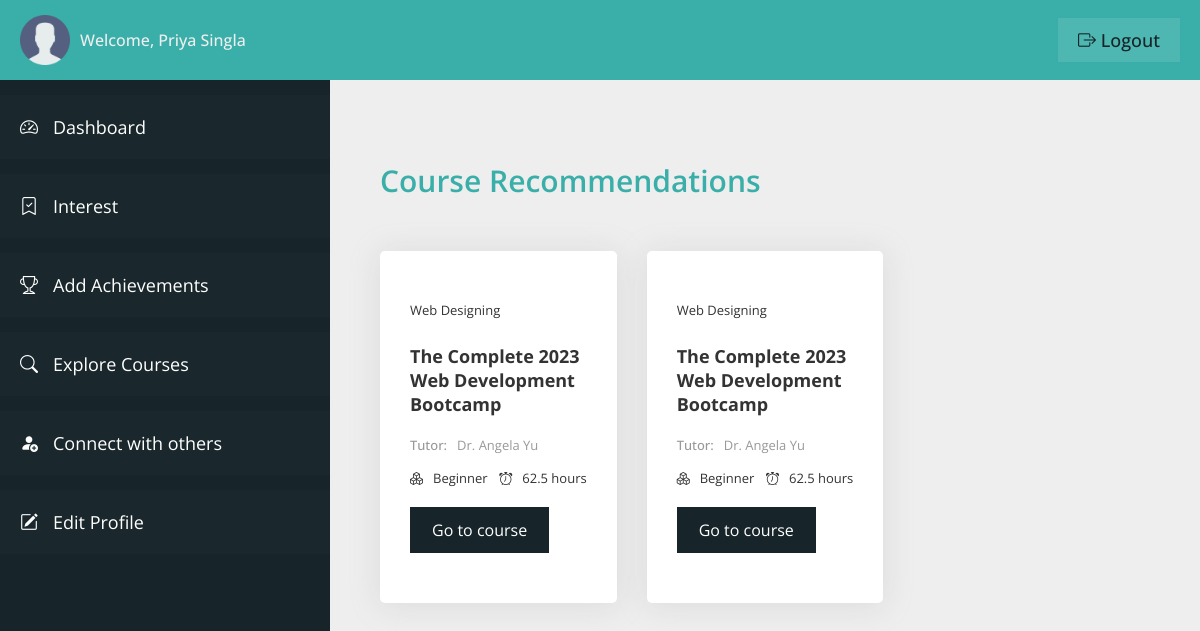
Page /student/explore-courses.php (signed in) on the committed database.
### tables this page shows
CREATE TABLE `user_table` (
  `user_id` int(11) NOT NULL,
  `user_firstname` varchar(100) NOT NULL,
  `user_lastname` varchar(100) NOT NULL,
  `user_type` varchar(20) NOT NULL,
  `user_email` varchar(100) NOT NULL,
  `user_phone` varchar(10) NOT NULL,
  `user_password` varchar(100) NOT NULL,
  `user_createdon` datetime NOT NULL DEFAULT current_timestamp()
);

CREATE TABLE `course_table` (
  `course_id` int(11) NOT NULL,
  `course_field` varchar(100) NOT NULL,
  `course_domain` varchar(100) NOT NULL,
  `course_name` varchar(200) NOT NULL,
  `platform_name` varchar(100) NOT NULL,
  `tutor_name` varchar(100) NOT NULL,
  `course_level` varchar(20) NOT NULL,
  `course_link` varchar(200) NOT NULL,
  `course_duration` varchar(20) NOT NULL,
  `added_on` datetime NOT NULL DEFAULT current_timestamp()
);

### student/explore-courses.php (the view, shortened to what this page needs)
<?php
include "connection.php";
?>
<!DOCTYPE html>
<html lang="en">
<head>
    <link rel="stylesheet" href="css/style-dashboard.css">
    <link rel="stylesheet" href="https://cdn.jsdelivr.net/npm/bootstrap-icons@1.11.0/font/bootstrap-icons.css">
</head>
<body>
    <div class="container">
        <header class="header">
            <div class="header__left">
                <img src="img/user.png" class="user__header-user" alt="user">
                <span class="header__user-name">Welcome,
                    <?php
                    $q = "SELECT * FROM user_table WHERE user_id = '" . $_SESSION['userIdVce'] . "'";
                    $r = mysqli_query($con, $q);
                    if (mysqli_num_rows($r) > 0) {
                        $row = mysqli_fetch_array($r);
                        echo $row['user_firstname'] . ' ' . $row['user_lastname'];
                    }
                    ?>
                </span>
            </div>
            <div class="header__right">
                <a href="logout.php" class="header__user-logout"><i class="bi bi-box-arrow-right"></i> logout</a>
            </div>
        </header>
        <section class="sidebar">
            <ul class="sidebar__items">
                <a href="dashboard.php" class="sidebar__item-link">
                    <li class="sidebar__item">
                        <i class="bi bi-speedometer2"></i>
                        <span>Dashboard</span>
                    </li>
                </a>
                <a href="user-interest.php" class="sidebar__item-link">
                    <li class="sidebar__item">
                        <i class="bi bi-bookmark-check"></i>
                        <span>Interest</span>
                    </li>
                </a>
                <a href="user-achievements.php" class="sidebar__item-link">
                    <li class="sidebar__item">
                        <i class="bi bi-trophy"></i>
                        <span>Add Achievements</span>
                    </li>
                </a>
                <a href="explore-courses.php" class="sidebar__item-link">
                    <li class="sidebar__item">
                        <i class="bi bi-search"></i>
                        <span>Explore Courses</span>
                    </li>
                </a>
                <a href="connect.php" class="sidebar__item-link">
                    <li class="sidebar__item">
                        <i class="bi bi-person-fill-add"></i>
                        <span>Connect with others</span>
                    </li>
                </a>
                <a href="profile.php" class="sidebar__item-link">
                    <li class="sidebar__item">
                        <i class="bi bi-pencil-square"></i>
                        <span>Edit Profile</span>
                    </li>
                </a>
            </ul>
        </section>
        <main class="main__content">
            <div class="course__card-container">
                <h3 class="heading-3">
                    Course Recommendations
                </h3>
                <?php
                $q2 = "SELECT * FROM user_interest WHERE user_id = '" . $_SESSION['userIdVce'] . "'";
                $r2 = mysqli_query($con, $q2);
                if (mysqli_num_rows($r2) > 0) {
                    while ($row2 = mysqli_fetch_array($r2)) {
                        $query = "SELECT * FROM course_table WHERE course_domain = '" . $row2['domain_name'] . "'";
                        $runQ = mysqli_query($con, $query);
                        if (mysqli_num_rows($runQ) > 0) {
                            while ($rowQ = mysqli_fetch_array($runQ)) {
                ?>
                                <div class="course__card">
                                    <p class="course__domain">
                                        <?php echo $rowQ['course_domain']; ?>
                                    </p>
                                    <h3 class="course__name-heading">
                                        <?php echo $rowQ['course_name']; ?>
                                    </h3>
                                    <p class="course__tutor-name">
                                        <span class="course__tutor-label">Tutor:</span>
                                        <span><?php echo $rowQ['tutor_name']; ?></span>
                                    </p>
                                    <div class="course__level-duration">
                                        <p class="course__level">
                                            <span>
                                                <i class="bi bi-boxes"></i>
                                            </span>
                                            <span><?php echo $rowQ['course_level']; ?></span>
                                        </p>
                                        <p class="course__duration">
                                            <span>
                                                <i class="bi bi-alarm"></i>
                                            </span>
                                            <span>
                                                <?php echo $rowQ['course_duration']; ?>
                                            </span>
                                        </p>
                                    </div>
                                    <a class="course__link-btn" target="_blank" href="<?php echo $rowQ['course_link']; ?>">
                                        Go to course
                                    </a>
                                </div>
                        <?php
                            }
                        }
                        ?>
                    <?php
                    }
                } else { ?>
                <?php }
                ?>
            </div>
        </main>
    </div>
</body>
</html>

### student/css/style-dashboard.css (style rules this page uses)
:root { --color-primary: #3aafa9; --color-primary-dark: #2b7a78; --color-primary-light: #def2f1; --color-secondary: #17252a; --color-secondary-dark: #101a1d; --color-secondary-light: #377084; --color-grey-light-1: #999; --color-grey-light-2: #ccc; --color-grey-light-3: #eee; --color-grey-dark-1: #242424; --color-grey-dark-2: #333; --color-grey-dark-3: #474747; --color-white: #fff; --font-default: "Open Sans", sans-serif; }
*, *::before, *::after { margin: 0; padding: 0; box-sizing: inherit; }
html { font-size: 62.5%; box-sizing: border-box; }
body { color: var(--color-grey-dark-2); font-family: var(--font-default); }
.container { height: 100vh; display: grid; grid-template-columns: 33rem 1fr; grid-template-rows: 8rem calc(100vh - 8rem); }
.header { grid-column: 1 / -1; background-color: var(--color-primary); display: flex; align-items: center; justify-content: space-between; padding: 0 2rem; }
.header__left { display: flex; align-items: center; gap: 1rem; }
.user__header-user { width: 5rem; }
.header__user-name { font-size: 1.6rem; color: var(--color-grey-light-3); font-weight: 500; }
.header__user-logout:link, .header__user-logout:visited { font-size: 1.8rem; color: var(--color-secondary); background-color: rgba(255, 255, 255, 0.1); text-decoration: none; text-transform: capitalize; font-weight: 500; padding: 1rem 2rem; transition: all 0.2s; }
.sidebar { background-color: var(--color-secondary); overflow-y: scroll; padding-top: 1.5rem; scroll-behavior: smooth; }
.sidebar__item { padding: 2rem; background-color: rgba(255, 255, 255, 0.01); margin-bottom: 1.5rem; display: flex; gap: 1.5rem; transition: all 0.2s; }
.sidebar__item-link:link, .sidebar__item-link:visited { color: var(--color-white); text-decoration: none; font-size: 1.8rem; }
.main__content { background-color: var(--color-grey-light-3); padding: 8rem 5rem; overflow-y: scroll; scroll-behavior: smooth; }
.heading-3 { font-size: 3rem; font-weight: 600; color: var(--color-primary); margin-bottom: 2rem; grid-column: 1 / -1; }
.course__card-container { display: grid; grid-template-columns: repeat(3, 1fr); grid-gap: 3rem; }
.course__card { background-color: var(--color-white); box-shadow: 0px 0.2rem 3rem 0.2rem rgba(156, 156, 156, 0.2); padding: 5rem 3rem; border-radius: 0.5rem; position: relative; }
.course__domain { font-size: 1.3rem; margin-bottom: 2.5rem; }
.course__name-heading { font-size: 1.8rem; margin-bottom: 2rem; }
.course__tutor-name { display: flex; gap: 1rem; font-size: 1.3rem; margin-bottom: 1.5rem; color: var(--color-grey-light-1); }
.course__tutor-label { font-weight: 500; }
.course__level-duration { display: flex; justify-content: space-between; margin-bottom: 2rem; font-size: 1.3rem; }
.course__level { display: flex; gap: 1rem; }
.course__duration { display: flex; gap: 1rem; }
.course__link-btn:link, .course__link-btn:visited { font-size: 1.6rem; text-decoration: none; background-color: var(--color-secondary); color: var(--color-white); border: 2px solid var(--color-secondary); padding: 1rem 2rem; transition: all 0.2s; display: inline-block; }

### rows in the picture
user_table: user_firstname "Priya", user_lastname "Singla"
course_table: course_domain "Web Designing", course_name "The Complete 2023 Web Development Bootcamp", tutor_name "Dr. Angela Yu", course_level "Beginner", course_duration "62.5 hours"
course_table: course_domain "Web Designing", course_name "The Complete 2023 Web Development Bootcamp", tutor_name "Dr. Angela Yu", course_level "Beginner", course_duration "62.5 hours"
